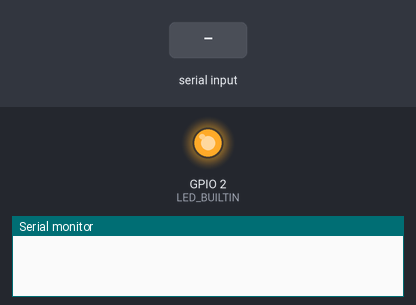
The sketch below on a simulated ESP32. Shown: output pins drawn as LEDs (lit = HIGH), the last lines printed to the serial monitor. Inputs (shaded band) come from the test bench. Pins used as bus, display or sensor lines are not drawn.

Above: at 1.2 s.
1.3 s: "1 90 45\n" received over Serial
At 1.48 s:
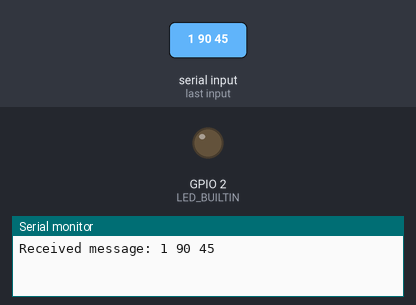
3.1 s: "90 45\n" received over Serial
4.6 s: "1\n" received over Serial
Timing chart, 0 to 7.6 s (numbered marks = the images above; inputs shaded):
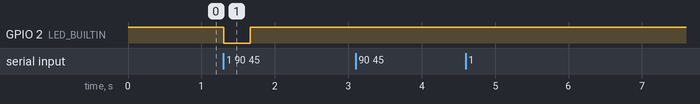

Measured:
- after the input at 1.3 s, GPIO 2 (LED_BUILTIN): HIGH → LOW at once, → HIGH 0.36 s later

The sketch:

ESP32.ino
```cpp
#define LED_BUILTIN 2
#define TX_PIN 17

#define BIT_DURATION 640
#define DELIMITER_DURATION 190
#define PREAMBLE_HIGH_DURATION 1500
#define PREAMBLE_LOW_DURATION 750

enum CHANNEL { CHANNEL_1, CHANNEL_2 };
enum TYPE { SHOCK, BUZZ, BEEP, LIGHT };

void tx_delim() {
    digitalWrite(TX_PIN, LOW);
    delayMicroseconds(DELIMITER_DURATION);
    digitalWrite(TX_PIN, HIGH);
    delayMicroseconds(DELIMITER_DURATION);
}

void tx_bit(bool value) {
    digitalWrite(TX_PIN, value);
    delayMicroseconds(BIT_DURATION);
    tx_delim();
}

void tx_preamble() {
    digitalWrite(TX_PIN, HIGH);
    delayMicroseconds(PREAMBLE_HIGH_DURATION);
    digitalWrite(TX_PIN, LOW);
    delayMicroseconds(PREAMBLE_LOW_DURATION);
    tx_delim();
}

void tx_single_packet(CHANNEL channel, TYPE type, byte power, byte ID1, byte ID2) {
    byte bytes[5];
    byte shift = 1;
    if (channel == CHANNEL::CHANNEL_1)
        bytes[0] = 0x80;
    if (channel == CHANNEL::CHANNEL_2)
        bytes[0] = 0xF0;
    switch (type) {
        case SHOCK:
            bytes[0] += 0x01;
            break;
        case BUZZ:
            bytes[0] += 0x02;
            break;
        case BEEP:
            bytes[0] += 0x04;
            break;
        case LIGHT:
            bytes[0] += 0x08;
            break;
    }
    bytes[1] = ID1;
    bytes[2] = ID2;
    bytes[3] = power % 101;
    switch (type) {
        case SHOCK:
            bytes[4] = 0x70;
            break;
        case BUZZ:
            bytes[4] = 0xB0;
            break;
        case BEEP:
            bytes[4] = 0xD0;
            break;
        case LIGHT:
            bytes[4] = 0xE0;
            break;
    }
    if (channel == CHANNEL::CHANNEL_1)
        bytes[4] |= 0x0e;

    tx_preamble();
    for (byte b : bytes) {
        for (int i = 0; i < 8; i++) {
            bool value = b & (1 << 7);
            b <<= shift;
            tx_bit(value);
        }
    }
    digitalWrite(TX_PIN, LOW);
    delayMicroseconds(BIT_DURATION * 2);
}

void tx_packet(CHANNEL channel, TYPE type, byte power, byte ID1, byte ID2) {
    for (int i = 0; i < 8; i++)
        tx_single_packet(channel, type, power, ID1, ID2);
}

int strength_now = 0;
int duration_now = 0;
int command_now = 0; // Declare command_now globally

void setup() {
    Serial.begin(115200);
    pinMode(LED_BUILTIN, OUTPUT);
    digitalWrite(LED_BUILTIN, HIGH);
    pinMode(TX_PIN, OUTPUT);
    digitalWrite(TX_PIN, LOW);
}

static char message[33];
static unsigned int message_pos = 0;

bool transmitting = false;

void loop() {
    unsigned long time_start = micros();
    bool message_received = false;

    while (Serial.available() > 0) {
        char inByte = Serial.read();
        if (inByte != '\n') {
            message[message_pos] = inByte;
            message_pos++;
        } else {
            message[message_pos] = '\0';
            message_pos = 0;
            message_received = true;
        }
    }

    if (message_received) {
        Serial.print("Received message: ");
        Serial.println(message);

        char command_str[32];
        char strength_str[32];
        char duration_str[32];

        strcpy(command_str, strtok(message, " "));
        strcpy(strength_str, strtok(NULL, " "));
        strcpy(duration_str, strtok(NULL, " "));

        command_now = atoi(command_str);
        int strength = atoi(strength_str);
        int duration = atoi(duration_str);

        if (command_now == 1 || command_now == 2) {
            if (duration > duration_now) {
                duration_now = duration * 1000;
                strength_now = strength;
            }
        }
    }

    if (duration_now > 0) {
        transmitting = true;
        digitalWrite(LED_BUILTIN, LOW);
        if (command_now == 1) {
            tx_packet(CHANNEL::CHANNEL_1, TYPE::SHOCK, strength_now, 0x20, 0x89);
        } else if (command_now == 2) {
            tx_packet(CHANNEL::CHANNEL_1, TYPE::BUZZ, strength_now, 0x20, 0x89);
        }
        Serial.print(".");

        unsigned long time_now = micros();
        if (time_now > time_start) {
            duration_now -= time_now - time_start;
        } else {
            duration_now -= 0xFFFFFFFF - time_start + time_now;
        }
    } else {
        if (transmitting) {
            transmitting = false;
            digitalWrite(LED_BUILTIN, HIGH);
            Serial.print('\n');
        }
    }
}
```
